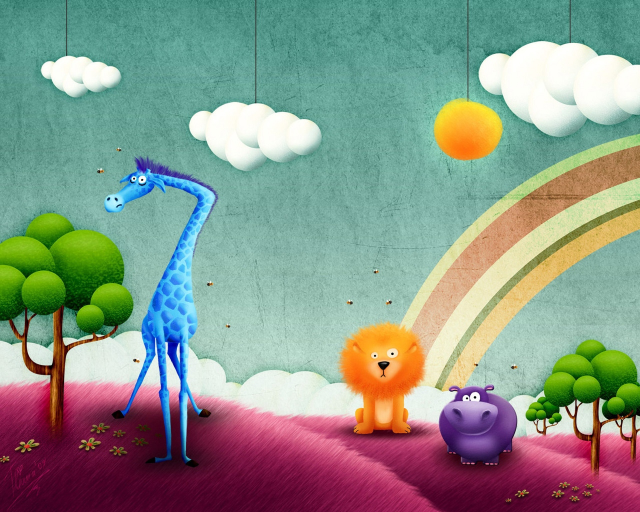
#> input picture GreenColorDetection/test1.jpg, 1280 x 1024 px, given in place of video, which was not available (shown at 1/2 size); the run also reads 2 pictures not shown here
$ python main2.py
#> lines starting #> are read from the running program, lines starting #| are printed output that depends on the picture; after the words box and inside, x2 and y2 are one past the last pixel; in counts of white or black regions, pixels touching at a corner belong together; pictures that were not available may be replaced by others from this repository, and a replacement may not be noted
import cv2
import numpy as np

video = cv2.VideoCapture('http://192.168.43.1:8080/video')
fourcc = cv2.VideoWriter_fourcc(*'mp4v')
out = cv2.VideoWriter('output.mp4', fourcc, 20, (1000, 500))

while True:
    black_img = cv2.imread('black.jpg')
    white_img = cv2.imread('white.jpg')

    check, img = video.read()
#> img is the input picture: shape (1024, 1280, 3); mean B, G, R 136.3, 148.7, 137.7
    r = 300
    c = 300

    img = cv2.resize(img, (r, c))
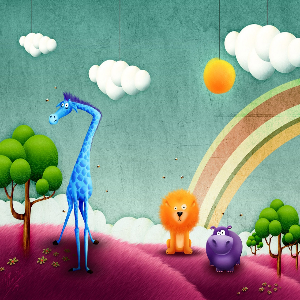
#> img: shape (300, 300, 3); mean B, G, R 136.2, 148.5, 137.5
    black_img = cv2.resize(black_img, (r, c))
#> black_img: shape (300, 300, 3); every value is 0
    white_img = cv2.resize(white_img, (r, c))
#> white_img: shape (300, 300, 3)

    img = cv2.cvtColor(img, cv2.COLOR_BGR2HSV)
#> img: shape (300, 300, 3); mean H, S, V 86.1, 116.8, 174.3

    mask_inv = cv2.inRange(img, (0, 0, 0), (180, 100, 100))
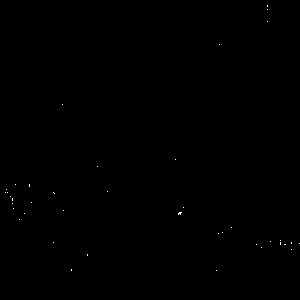
#> mask_inv: shape (300, 300); 0.07% white in thin lines or dots, all inside (x1, y1, x2, y2) = (5, 5, 300, 271)
    mask = cv2.bitwise_not(mask_inv)
    white_img = cv2.bitwise_and(white_img, white_img, mask = mask)
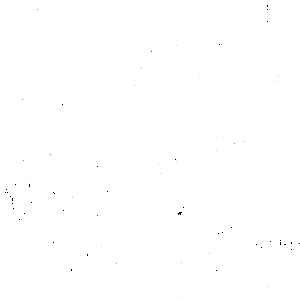
#> white_img: shape (300, 300, 3); mean B, G, R 254.8, 254.8, 254.8

    black_img = cv2.bitwise_and(black_img, black_img, mask = mask_inv)
    final = cv2.add(black_img, white_img)

    img = cv2.cvtColor(img, cv2.COLOR_HSV2BGR)
    img_concated=np.concatenate((final, img),axis=1)
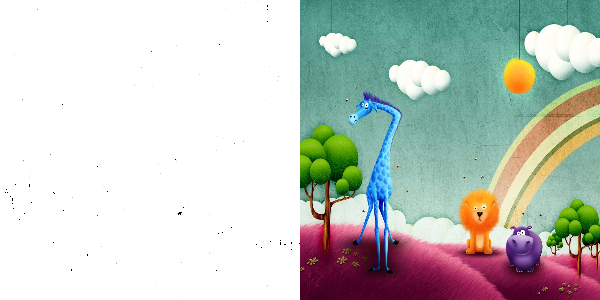
#> img_concated: shape (300, 600, 3); mean B, G, R 195.3, 201.6, 196
    out.write(img_concated)
    cv2.imshow('scr', img_concated)

    if cv2.waitKey(1) == ord('q'):
#> (key q is pressed here)
        break

out.release()
cv2.destroyAllWindows()
